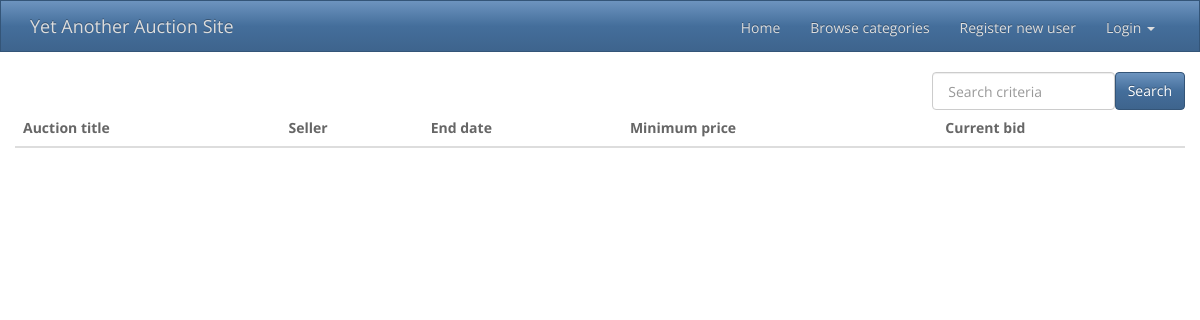
Page /YAAS/ on the earlier database version.
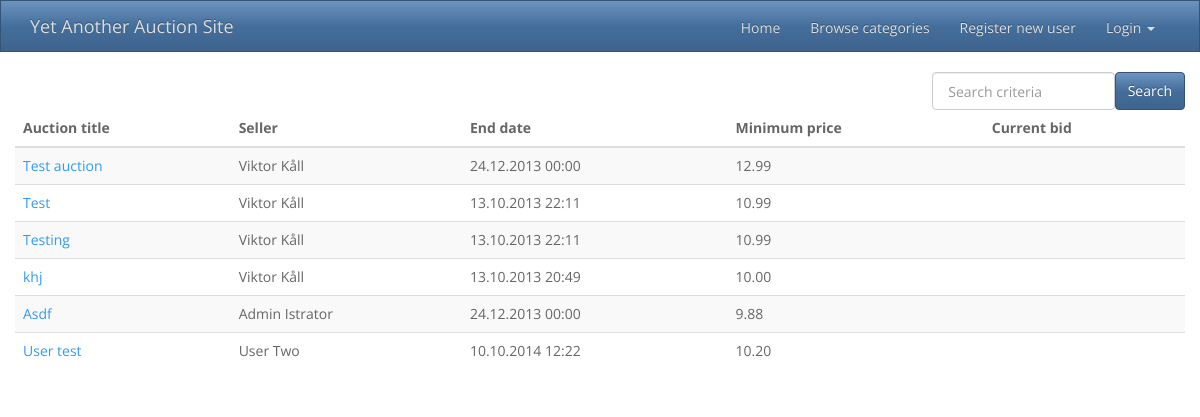
Same page on the later database version.
### YAAS_app/models.py (models this page shows, shortened)
class Auction(models.Model):
    id = models.AutoField(primary_key=True)
    seller = models.ForeignKey(User, related_name='seller')
    title = models.CharField(max_length=30)
    description = models.TextField()
    start_date = models.DateTimeField(auto_now_add=True)
    updated_date = models.DateTimeField(auto_now=True)
    end_date = models.DateTimeField()
    minimum_price = models.DecimalField(max_digits=16, decimal_places=2)
    current_bid = models.DecimalField(max_digits=16, decimal_places=2, null=True)
    bidder = models.ForeignKey(User, related_name='bidder', null=True)

### YAAS_app/views.py (the view)
def home(request):
    template = "home.html"
    context = {"auctions": Auction.objects.all()}
    return render_to_response(template, context, context_instance=RequestContext(request))

### templates/home.html (shortened to what this page needs)
{% extends "base.html" %}
{% block content %}
    <div class="row">
        <form class="form-inline pull-right" id="formSearch">
            <div class="form-group pull-left">
                <input type="text" class="form-control" name="searchCriteria" placeholder=" Search criteria">
            </div>
            <input type="submit" class="btn btn-primary pull-right" value="Search">
        </form>
    </div>
    <div class="row">
        <table class="table table-striped table-hover">
            <thead>
            <tr>
                <th>Auction title</th>
                <th>Seller</th>
                <th>End date</th>
                <th>Minimum price</th>
                <th>Current bid</th>
            </tr>
            </thead>
            <tbody>
            {% for a in auctions %}
                <tr>
                    <td><a href="/YAAS/view_auction/{{ a.id }}/">{{ a.title }}</a></td>
                    <td>{{ a.seller.get_full_name }}</td>
                    <td>{{ a.end_date|date:"d.m.Y H:i" }}</td>
                    <td>{{ a.minimum_price|floatformat:2 }}</td>
                    <td>{{ a.current_bid|floatformat:2 }}</td>
                </tr>
            {% endfor %}
            </tbody>
        </table>
    </div>
{% endblock %}

### templates/base.html (shortened to what this page needs)
<!DOCTYPE html>
<html>
<head>
    {% load staticfiles %}
    <link rel="stylesheet" type="text/css" href="{% static "bootstrap/css/bootstrap.min.css" %}">
</head>
<body>
<div class="navbar navbar-inverse navbar-static-top">
    <div class="container">
        <a href="/YAAS/" class="navbar-brand">Yet Another Auction Site</a>
        <div class="collapse navbar-collapse navHeaderCollapse">
            <ul class="nav navbar-nav navbar-right">
                <li><a href="/YAAS/">Home</a></li>
                <li><a href="#">Browse categories</a></li>
                {% if user.is_authenticated %}
                <li><a href="/YAAS/create_auction/">Create auction</a></li>
                <li><a href="/YAAS/logout/">Logout {{ user.username }}</a></li>
                {% else %}
                <li><a href="/YAAS/register/">Register new user</a></li>
                <li class="dropdown">
                    <a href="#" class="dropdown-toggle" data-toggle="dropdown">Login <strong class="caret"></strong></a>
                </li>
                {% endif %}
            </ul>
        </div>
    </div>
</div>
<div class="container">
    {% block content %}{% endblock %}
</div>
</body>
</html>

Differences in the rows shown:
added Auction: title "Test auction", seller.get_full_name "Viktor Kåll", end_date "24.12.2013 00:00", minimum_price "12.99"
added Auction: title "Test", seller.get_full_name "Viktor Kåll", end_date "13.10.2013 22:11", minimum_price "10.99"
added Auction: title "Testing", seller.get_full_name "Viktor Kåll", end_date "13.10.2013 22:11", minimum_price "10.99"
added Auction: title "khj", seller.get_full_name "Viktor Kåll", end_date "13.10.2013 20:49", minimum_price "10.00"
added Auction: title "Asdf", seller.get_full_name "Admin Istrator", end_date "24.12.2013 00:00", minimum_price "9.88"
added Auction: title "User test", seller.get_full_name "User Two", end_date "10.10.2014 12:22", minimum_price "10.20"
